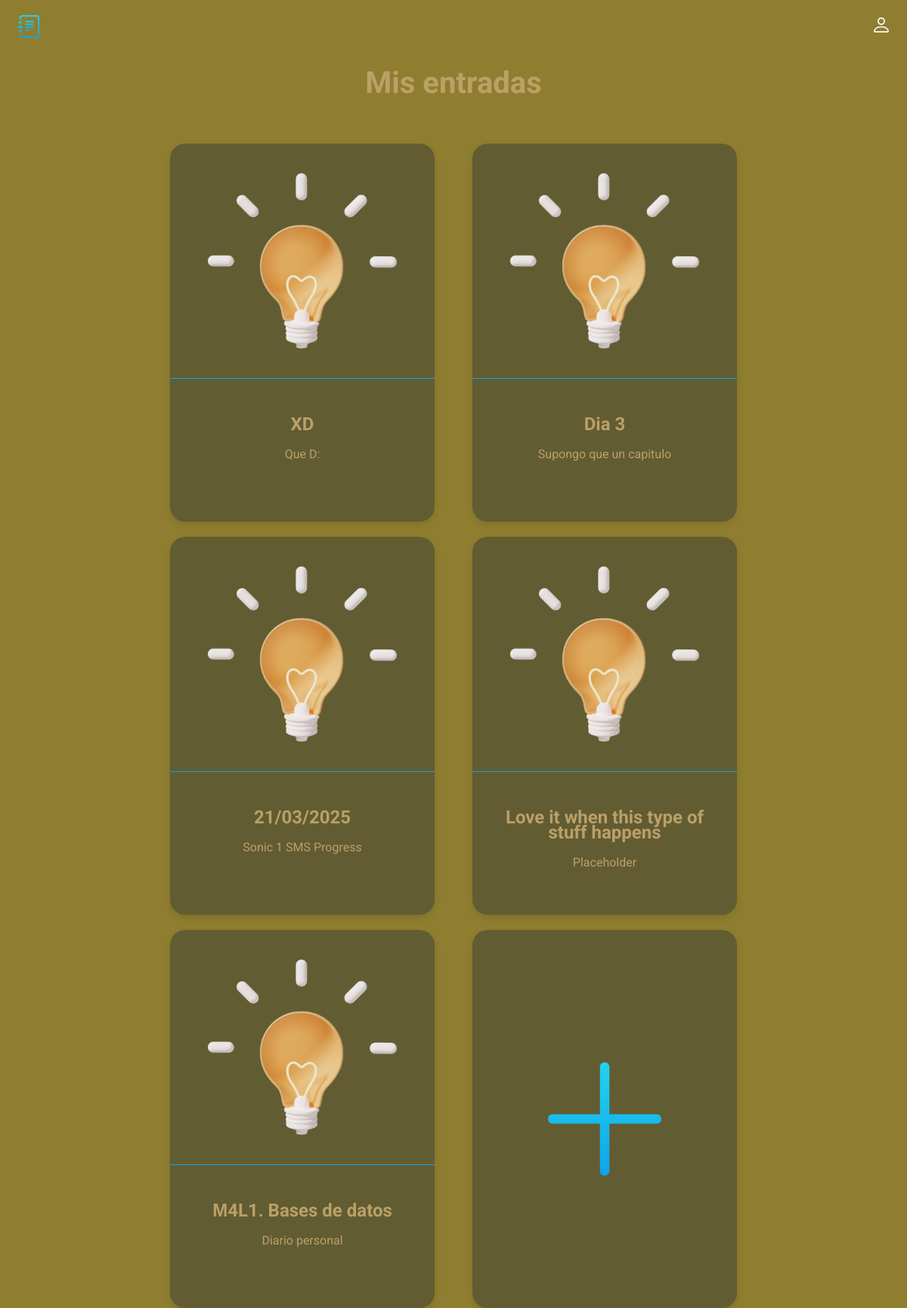
/index, run on the app's committed database.
### main.py (models this page shows, shortened)
class Card(db.Model):
    id = db.Column(db.Integer, primary_key=True)
    title = db.Column(db.String(100), nullable=False)
    subtitle = db.Column(db.String(300), nullable=False)
    text = db.Column(db.Text, nullable=False)

### main.py (the view)
@app.route('/index')
def index():
    cards = Card.query.order_by(Card.id).all()
    return render_template('index.html', cards=cards)

### templates/index.html (shortened to what this page needs)
<!doctype html>
<html lang="en">
<head>
  <link rel="stylesheet" href="../static/css/style.css">
</head>
<body>
  <header class="header">
    <img src="../static/img/logo.svg" alt="logo" width="30" height="30">
    <ul class="main-list">
        <li class="list__item">
            <img src="../static/img/login.svg" alt="login" width="20" height="20">
        </li>
    </ul>
  </header>
  <main>
    {% block content %}
    <h1 class="main__title">Mis entradas</h1>
    <ul class="cards-list">
      {% for el in cards%}
      <li class="card">
        <a class="card__link" href="/card/{{el.id}}">
          <img class="card__img" src="../static/img/post_icon.png" width="250" height="250" alt="post_icon">
          <div class="card__text">
            <h2 class="card__title">{{el.title}}</h2>
            <p class="card__subtitle">{{el.subtitle}}</p>
          </div>
        </a>
      </li>
      {% endfor %}
      <li class="card card--creat">
          <a class="creat__link" href="{{url_for('create')}}"></a>
      </li>
    </ul>
    {% endblock %}
  </main>
</body>
</html>

### static/css/style.css (style rules this page uses)
body { margin: 0; padding: 0; font-family: 'Roboto', sans-serif; font-size: 16px; line-height: 20px; background-color: #8F7E2F; color: #BBA067; }
h1, h2, p { margin: 0; }
img { object-fit: contain; }
a { text-decoration: none; color: inherit; transition: 0.2s; }
ul { list-style: none; margin: 0; padding: 0; }
.header { display: flex; justify-content: space-between; align-items: center; padding: 20px 2%; margin-bottom: 30px; }
.main-list { display: flex; align-items: center; gap: 20px; }
.main__title { font-size: 40px; text-align: center; margin-bottom: 70px; }
.cards-list { display: flex; padding: 0 5%; flex-wrap: wrap; flex-direction: row; gap: 20px; column-gap: 50px; justify-content: center; }
.card { width: 350px; height: 500px; transition: 0.2s; background: rgba(30, 41, 59, 0.4); border-radius: 20px; box-shadow: 0px 4px 10px rgba(0, 0, 0, 0.1); }
.card__link { display: flex; flex-direction: column; align-items: center; width: inherit; height: inherit; }
.card__text { border-top: 1px solid rgba(14, 165, 233, 1); width: inherit; display: flex; padding: 50px 0 20px; flex-direction: column; gap: 20px; align-items: center; }
.card__title { padding: 0 20px; text-align: center; }
.card__subtitle { padding: 0 20px; text-align: center; }
.card__img { padding: 30px; }
.creat__link { display: block; width: inherit; height: inherit; background: url(../img/plus.svg) no-repeat; background-size: 200px 200px; background-position: center; }

### data on the page
Card: title "XD", subtitle "Que D:"
Card: title "Dia 3", subtitle "Supongo que un capitulo"
Card: title "21/03/2025", subtitle "Sonic 1 SMS Progress"
Card: title "Love it when this type of stuff happens", subtitle "Placeholder"
Card: title "М4L1. Bases de datos", subtitle "Diario personal"
